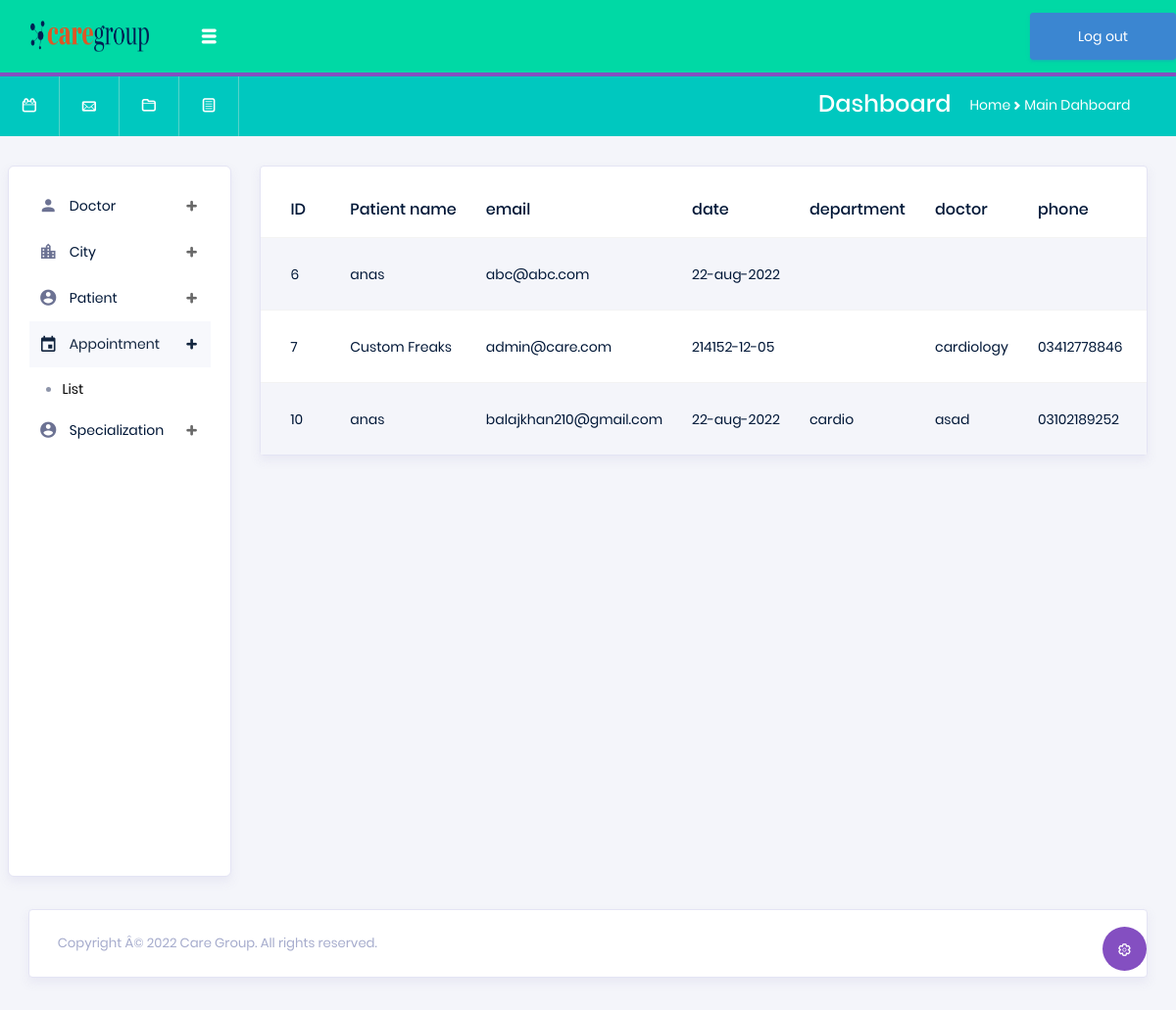
/Dashboard/applist.php, run on the app's committed database.
### tables this page shows
CREATE TABLE `appointment` (
  `id` int(11) NOT NULL,
  `p_name` varchar(50) NOT NULL,
  `email` varchar(50) NOT NULL,
  `date` varchar(50) NOT NULL,
  `department` varchar(50) NOT NULL,
  `doctor` varchar(50) NOT NULL,
  `phone` varchar(50) NOT NULL
);

### Dashboard/applist.php (the view, shortened to what this page needs)
<!DOCTYPE php>
<php lang="en">
<head>
  <link rel="stylesheet" href="vendors/typicons/typicons.css">
  <link rel="stylesheet" href="vendors/css/vendor.bundle.base.css">
  <link rel="stylesheet" href="css/vertical-layout-light/style.css">
  <link rel="stylesheet" href="vendors/mdi/css/materialdesignicons.min.css"/>
</head>
<body>
  <div class="container-scroller">
    <nav class="navbar col-lg-12 col-12 p-0 fixed-top d-flex flex-row"  style="background: #00D9A5;">
      <div class="navbar-brand-wrapper d-flex justify-content-center"  style="background: #00D9A5;">
        <div class="navbar-brand-inner-wrapper d-flex justify-content-between align-items-center w-100" >
          <a class="navbar-brand brand-logo" href="index.php"><img src="images/logo-mini.PNG" alt="logo" /></a>
          <button class="navbar-toggler navbar-toggler align-self-center" type="button" data-toggle="minimize">
            <span class="typcn typcn-th-menu"></span>
          </button>
        </div>
      </div>
     <a href="logout.php" class="btn btn-info btn-lg">
          <span class="glyphicon glyphicon-log-out"></span> Log out
        </a>
    </nav>
    <nav class="navbar-breadcrumb col-xl-12 col-12 d-flex flex-row p-0">
      <div class="navbar-links-wrapper d-flex align-items-stretch">
        <div class="nav-link">
          <a href="javascript:;"><i class="typcn typcn-calendar-outline"></i></a>
        </div>
        <div class="nav-link">
          <a href="javascript:;"><i class="typcn typcn-mail"></i></a>
        </div>
        <div class="nav-link">
          <a href="javascript:;"><i class="typcn typcn-folder"></i></a>
        </div>
        <div class="nav-link">
          <a href="javascript:;"><i class="typcn typcn-document-text"></i></a>
        </div>
      </div>
      <div class="navbar-menu-wrapper d-flex align-items-center justify-content-end">
        <ul class="navbar-nav mr-lg-2">
          <li class="nav-item ml-0">
            <h4 class="mb-0">Dashboard</h4>
          </li>
          <li class="nav-item">
            <div class="d-flex align-items-baseline">
              <p class="mb-0">Home</p>
              <i class="typcn typcn-chevron-right"></i>
              <p class="mb-0">Main Dahboard</p>
            </div>
          </li>
        </ul>
    </nav>
    <div class="container-fluid page-body-wrapper">
      <div class="theme-setting-wrapper">
        <div id="settings-trigger"><i class="typcn typcn-cog-outline"></i></div>
      </div>
      <nav class="sidebar sidebar-offcanvas" id="sidebar">
        <ul class="nav">
          <li class="nav-item">
            <a class="nav-link" data-toggle="collapse" href="#ui-basic" aria-expanded="false" aria-controls="ui-basic">
              <i class="typcn mdi mdi-account menu-icon"></i>
              <span class="menu-title">Doctor</span>
              <i class="menu-arrow"></i>
            </a>
                </li>
              </ul>
            </div>
          <li class="nav-item">
            <a class="nav-link" data-toggle="collapse" href="#form-elements" aria-expanded="false"
              aria-controls="form-elements">
              <i class="mdi mdi-city menu-icon"></i>
              <span class="menu-title">City</span>
              <i class="menu-arrow"></i>
            </a>
          </li>
          <li class="nav-item">
            <a class="nav-link" data-toggle="collapse" href="#form-elements2" aria-expanded="false"
              aria-controls="form-elements">
              <i class=" mdi mdi-account-circle menu-icon"></i>
              <span class="menu-title">Patient</span>
              <i class="menu-arrow"></i>
            </a>
          </li>
          <li class="nav-item">
            <a class="nav-link" data-toggle="collapse" href="#tables" aria-expanded="false" aria-controls="tables">
              <i class="mdi mdi-calendar menu-icon"></i>
              <span class="menu-title">Appointment</span>
              <i class="menu-arrow"></i>
            </a>
            <div class="collapse" id="tables">
              <ul class="nav flex-column sub-menu">
                <li class="nav-item"> <a class="nav-link" href="applist.php">List</a></li>
              </ul>
            </div>
          </li>
          <li class="nav-item">
            <a class="nav-link" data-toggle="collapse" href="#form-elements2" aria-expanded="false"
              aria-controls="form-elements">
              <i class=" mdi mdi-account-circle menu-icon"></i>
              <span class="menu-title">Specialization</span>
              <i class="menu-arrow"></i>
            </a>
          </li>
      <div class='main-panel'>
        <div class='content-wrapper'>
          <div class='row'>
            <div class='col-md-12'>
              <div class='card'>
                <div class='table-responsive pt-3'>
                  <table class='table table-striped project-orders-table'>
                    <thead>
                      <tr>
                        <th class='ml-5'>ID</th>
                        <th>Patient name</th>
                        <th>email</th>
                        <th>date</th>
                        <th>department</th>
                        <th>doctor</th>
                        <th>phone</th>
                        <th>Action</th>
                      </tr>
                    </thead>
                    <tbody>
                    <?php
        include("connect.php");
        $sql="SELECT * FROM appointment";
        $result=mysqli_query($connect,$sql);
      while($row=mysqli_fetch_array($result)){ ?>
                      <tr>
                        <td><?php echo $row["id"] ?></td>
                        <td><?php echo $row["p_name"] ?></td>
                        <td><?php echo $row["email"] ?></td>
                        <td><?php echo $row["date"] ?></td>
                        <td><?php echo $row["department"] ?></td>
                        <td><?php echo $row["doctor"] ?></td>
                        <td><?php echo $row["phone"] ?></td>
                        <td>
                        </td>
                        <?php }  mysqli_close($connect);?>
                      </tr>
                    </tbody>
                  </table>
                </div>
              </div>
            </div>
          </div>
        </div>
      </div>
    </div>
  <footer class="footer">
    <div class="card">
      <div class="card-body">
      <div class="d-sm-flex justify-content-center justify-content-sm-between">
          <span class="text-muted text-center text-sm-left d-block d-sm-inline-block">Copyright Â© 2022 Care Group. All rights
            reserved.</span>
        </div>
      </div>
    </div>
  </footer>
</body>
</php>

### data on the page
appointment: id "6", p_name "anas", email "abc@abc.com", date "22-aug-2022"
appointment: id "7", p_name "Custom Freaks", email "admin@care.com", date "214152-12-05", doctor "cardiology", phone "03412778846"
appointment: id "10", p_name "anas", email "balajkhan210@gmail.com", date "22-aug-2022", department "cardio", doctor "asad", phone "03102189252"
